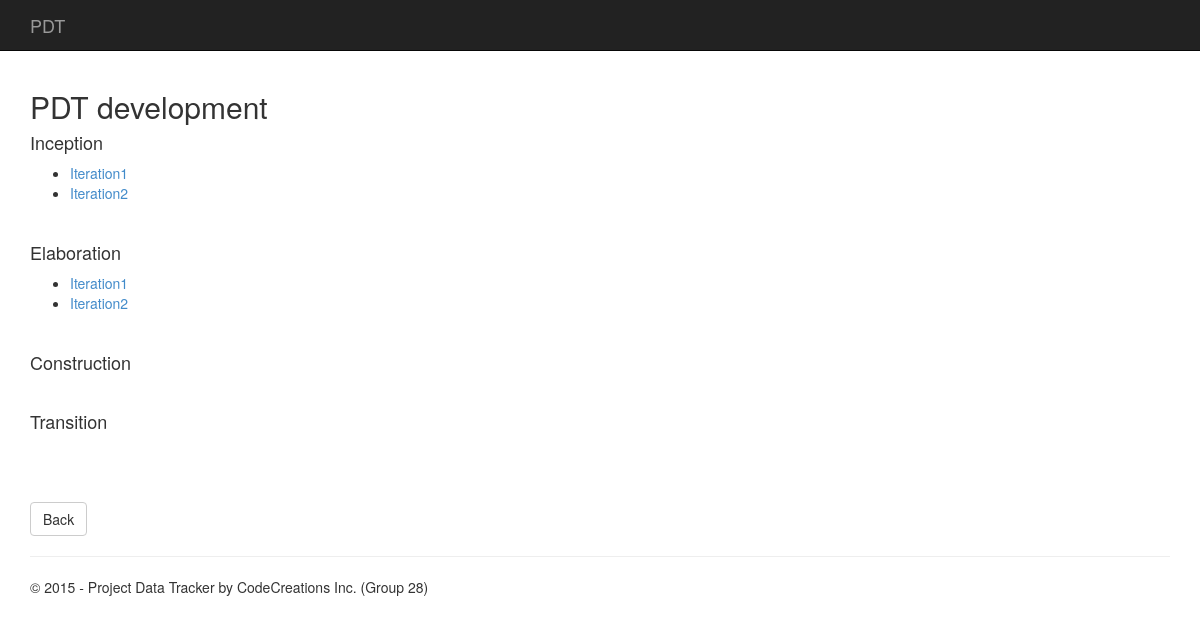
The app's page /project/1 with its own data.
### app/models.py (models this page shows)
class Project(models.Model):
    pid = models.AutoField("Project ID", primary_key=True)
    name = models.CharField("Project Name", max_length=200)
    developers = models.ManyToManyField(Developer)
    phase = models.IntegerField(default=0)
    iterations = models.IntegerField(default=0)
    expectedsloc = models.IntegerField(default=0)
    totaltime = models.PositiveIntegerField(null=True)
    totalsloc = models.PositiveIntegerField(null=True)

class Iteration(models.Model):
    iterid = models.AutoField(primary_key=True)
    iternumber = models.PositiveIntegerField("Iteration no")
    timecost = models.PositiveIntegerField(default=0)
    phrase = models.CharField("Phrase", max_length=50)
    projectid = models.PositiveIntegerField("Project ID", null=True)
    laststart = models.TimeField(blank=True, null=True)
    lastend = models.TimeField(blank=True, null=True)
    sloc = models.IntegerField(default=0)

### app/views.py (the view, shortened to what this page needs)
# urls.py: url(r'^project/(?P<pid>\d+)$', 'app.views.projectdetail', name='projectdetail'),
def projectdetail(request, pid):
    project = Project.objects.get(pk=pid)
    inception = Iteration.objects.filter(projectid=pid,phrase='inception')
    elaboration = Iteration.objects.filter(projectid=pid,phrase='elaboration')
    construction = Iteration.objects.filter(projectid=pid,phrase='construction')
    translation = Iteration.objects.filter(projectid=pid,phrase='translation')
    if request.method == 'GET':
        form = DefectForm()
        return render_to_response('app/projectdetail.html',{'form':form, 'project':project, 'inception':inception, 'elaboration':elaboration, 'construction':construction, 'translation':translation},
                              context_instance = RequestContext(request,
        {
            'title':'Phrases and Iterations',
            'year':datetime.now().year
        }))

### PDT/app/templates/app/projectdetail.html (shortened to what this page needs)
﻿{% extends "app/layout.html" %}
{% block content %}
<h2>{{project.name}}</h2>
<h4>Inception</h4>
    <ul>
        {% for inc_itr in inception %}
            <li>
                <a href="/project/iteration/{{inc_itr.iterid}}">
                    Iteration{{inc_itr.iternumber}}
                </a>
            </li>
        {% endfor %}
    </ul>
<p>&nbsp;</p>
<h4>Elaboration</h4>
    <ul>
        {% for elab_itr in elaboration %}
            <li>
                <a href="/project/iteration/{{elab_itr.iterid}}">
                    Iteration{{elab_itr.iternumber}}
                </a>
            </li>
        {% endfor %}
    </ul>
<p>&nbsp;</p>
<h4>Construction</h4>
<p>&nbsp;</p>
<h4>Transition</h4>
<p>&nbsp;</p>
<p>&nbsp;</p>
   <a class="btn btn-default" href="/developer/{{project.developerid}}">Back</a>
{% endblock %}

### records on screen
Project: name "PDT development"
Iteration: iternumber "1"
Iteration: iternumber "2"
Iteration: iternumber "1"
Iteration: iternumber "2"
